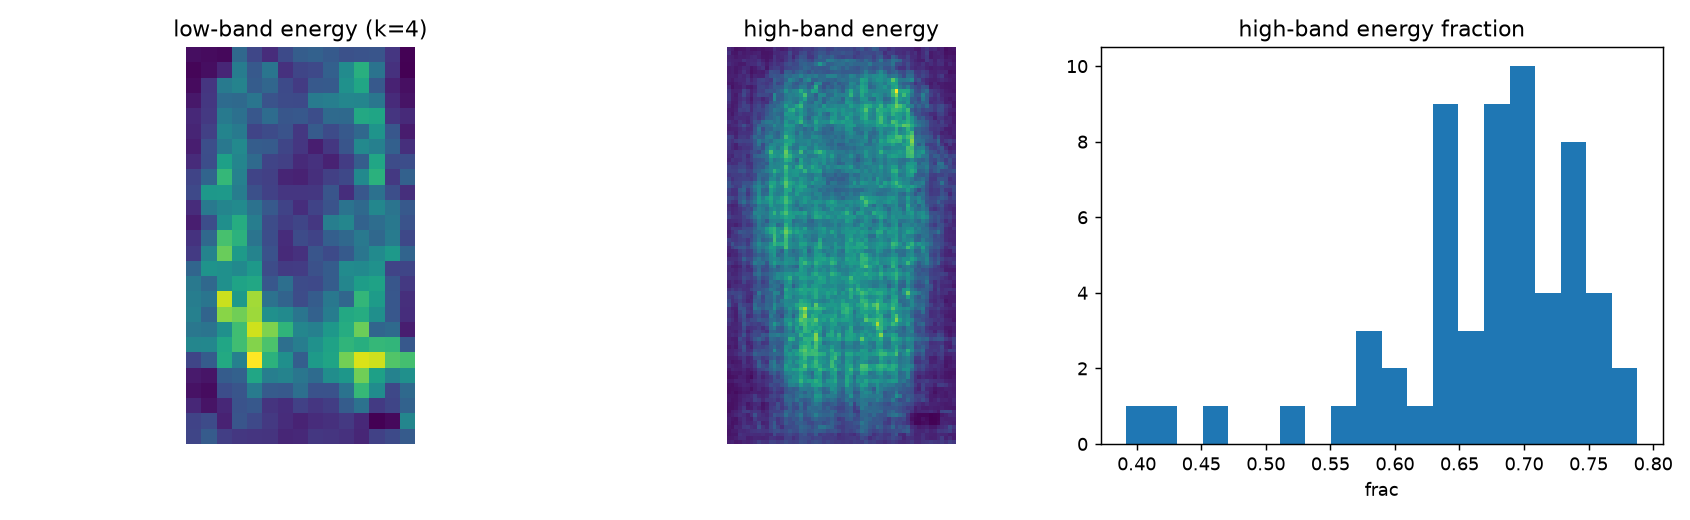

Generate this figure with Python:
"""DIAGNOSTIC (read-only): does the recycle residual have separable low- vs
high-frequency structure? If yes → frequency-band recycle (#2) is justified;
if the residual is uniform → don't bother.

Mechanism: load a trained recycle student, run its 1-step generation on real
chunks, compute the SAME residual recycle collects:
    err = x_pred_clean[:, :, -1] - target_latents[:, :, -1]     (last latent frame)
then split each err into low/high spatial-frequency bands and report:
  - energy fraction in each band (is there substantial energy in BOTH?)
  - how stable the split is across samples (variance of high-frac)
  - per-band mean spatial energy map (saved as a figure)

Run (1 GPU; does NOT touch training code, only imports its helpers):
  cd DiffSynth-Studio
  CUDA_VISIBLE_DEVICES=0 python notes/analysis/diag_recycle_freqband.py \
      --student_ckpt models/train/wan1.3b_dmd_recycle_v2/step-850.safetensors \
      --sink_lora models/train/Wan2.1-Fun-V1.1-1.3B-Control_lora_cartoon_sink_recycle_v1/step-875.safetensors \
      --metadata data/cartoon_15s/metadata.csv --height 832 --width 480 --n 80
"""
import argparse, os, sys
import torch
import torch.nn.functional as F

# import the student's own machinery (module-level defs are import-safe; main()
# is guarded). Path: this file lives in notes/analysis/, training code in examples/.
HERE = os.path.dirname(os.path.abspath(__file__))
ROOT = os.path.abspath(os.path.join(HERE, "..", ".."))
sys.path.insert(0, os.path.join(ROOT, "examples", "wanvideo", "model_training"))
os.chdir(ROOT)

from train_dmd_recycle import (                       # noqa: E402
    build_pipe, fuse_sink_lora_into_pipe, add_trainable_lora,
    load_lora_into_trainable, encode_batch, rollout_student,
)
from train_chunk_aware import ChunkAwareDataset        # noqa: E402
from diffsynth.core import load_state_dict             # noqa: E402


def split_bands(x, k):
    """x: [C,h,w] → (low, high). low = box-blur via avg_pool(k)+nearest-up."""
    xb = x.unsqueeze(0)
    low = F.avg_pool2d(xb, kernel_size=k, stride=k, ceil_mode=True)
    low = F.interpolate(low, size=x.shape[-2:], mode="nearest")
    low = low.squeeze(0)
    return low, x - low


def main():
    ap = argparse.ArgumentParser()
    ap.add_argument("--student_ckpt",
                    default="models/train/wan1.3b_dmd_recycle_v2/step-850.safetensors")
    ap.add_argument("--sink_lora",
                    default="models/train/Wan2.1-Fun-V1.1-1.3B-Control_lora_cartoon_sink_recycle_v1/step-875.safetensors")
    ap.add_argument("--metadata", default="data/cartoon_15s/metadata.csv")
    ap.add_argument("--height", type=int, default=832)
    ap.add_argument("--width", type=int, default=480)
    ap.add_argument("--num_frames", type=int, default=49)
    ap.add_argument("--n", type=int, default=80, help="#chunks to sample")
    ap.add_argument("--k", type=int, default=2, help="low-pass pool kernel (band cutoff)")
    ap.add_argument("--lora_rank", type=int, default=32)
    ap.add_argument("--lora_target_modules", default="q,k,v,o,ffn.0,ffn.2")
    ap.add_argument("--flow_shift", type=float, default=5.0)
    ap.add_argument("--plp", action="store_true", help="match a PLP-trained ckpt")
    ap.add_argument("--out", default="notes/analysis/diag_recycle_freqband")
    args = ap.parse_args()

    device = torch.device("cuda" if torch.cuda.is_available() else "cpu")
    dtype = torch.bfloat16

    # ---- build student exactly as training does ----
    pipe = build_pipe(device, dtype)
    fuse_sink_lora_into_pipe(pipe, args.sink_lora)
    pipe.dit = add_trainable_lora(pipe.dit, args.lora_target_modules.split(","), args.lora_rank)
    load_lora_into_trainable(pipe.dit, load_state_dict(args.student_ckpt))
    pipe.dit.eval()
    print(f"[diag] student loaded: {args.student_ckpt}")

    pipe.scheduler.set_timesteps(num_inference_steps=1, shift=args.flow_shift)
    denoising_step_list = [float(t) for t in pipe.scheduler.timesteps]
    print(f"[diag] 1-step denoising_step_list={[round(t,1) for t in denoising_step_list]}")

    ds = ChunkAwareDataset(args.metadata, args.height, args.width,
                           chunk_frames=args.num_frames, plp=args.plp)
    n = min(args.n, len(ds))

    # ---- collect residuals + band energies ----
    low_frac, high_frac = [], []
    sum_low_map = sum_high_map = None
    count = 0
    for i in range(n):
        try:
            batch = ds[i * max(1, len(ds) // n)]            # spread across dataset
            cond = encode_batch(pipe, batch, dtype, device, no_recent=False, plp=args.plp)
            tgt = cond["target_latents"]
            with torch.no_grad():
                x_pred, _ = rollout_student(
                    pipe.dit, denoising_step_list, tuple(tgt.shape),
                    cond["prompt_embed"], cond["control_latents"],
                    cond["reference_latents_clean"], cond["clip_feature_clean"],
                    device, dtype, initial_noisy=torch.randn(tgt.shape, dtype=dtype, device=device),
                    exit_idx=0,
                )
            err = (x_pred[:, :, -1] - tgt[:, :, -1]).float().squeeze(0)   # [C,h,w]
        except Exception as e:
            print(f"  [skip {i}] {e!r}")
            continue
        low, high = split_bands(err, args.k)
        el, eh = (low ** 2).sum().item(), (high ** 2).sum().item()
        tot = el + eh + 1e-12
        low_frac.append(el / tot); high_frac.append(eh / tot)
        lm = (low ** 2).mean(0); hm = (high ** 2).mean(0)              # [h,w] per-band energy
        sum_low_map = lm if sum_low_map is None else sum_low_map + lm
        sum_high_map = hm if sum_high_map is None else sum_high_map + hm
        count += 1

    if count == 0:
        print("[diag] no residuals collected — check paths."); return

    import numpy as np
    lf, hf = np.array(low_frac), np.array(high_frac)
    print(f"\n[diag] residuals collected: {count}  (k={args.k})")
    print(f"  low-band  energy fraction:  mean={lf.mean():.3f}  std={lf.std():.3f}")
    print(f"  high-band energy fraction:  mean={hf.mean():.3f}  std={hf.std():.3f}")
    print(f"  → both bands substantial? {'YES' if min(lf.mean(), hf.mean()) > 0.15 else 'marginal'}")
    print(f"  → split stable across samples (low std)? {'YES' if hf.std() < 0.12 else 'noisy'}")

    # ---- figure: per-band mean spatial energy map + high-frac histogram ----
    os.makedirs(os.path.dirname(args.out), exist_ok=True)
    try:
        import matplotlib; matplotlib.use("Agg")
        import matplotlib.pyplot as plt
        fig, ax = plt.subplots(1, 3, figsize=(13, 4))
        ax[0].imshow((sum_low_map / count).cpu().numpy());  ax[0].set_title(f"low-band energy (k={args.k})")
        ax[1].imshow((sum_high_map / count).cpu().numpy()); ax[1].set_title("high-band energy")
        ax[2].hist(hf, bins=20); ax[2].set_title("high-band energy fraction"); ax[2].set_xlabel("frac")
        for a in ax[:2]: a.axis("off")
        fig.tight_layout(); fig.savefig(f"{args.out}.png", dpi=130)
        print(f"[diag] figure → {args.out}.png")
    except Exception as e:
        print(f"[diag] plot skipped: {e}")

    print("\n[interpretation] If BOTH bands carry substantial, stable energy, a "
          "two-bank (low/high) recycle with separate α_low/α_high is justified — "
          "low-band ↔ background/stability drift, high-band ↔ detail/clarity drift. "
          "If high-frac ≈ 0 or wildly varies, keep flat FIFO.")


if __name__ == "__main__":
    main()
